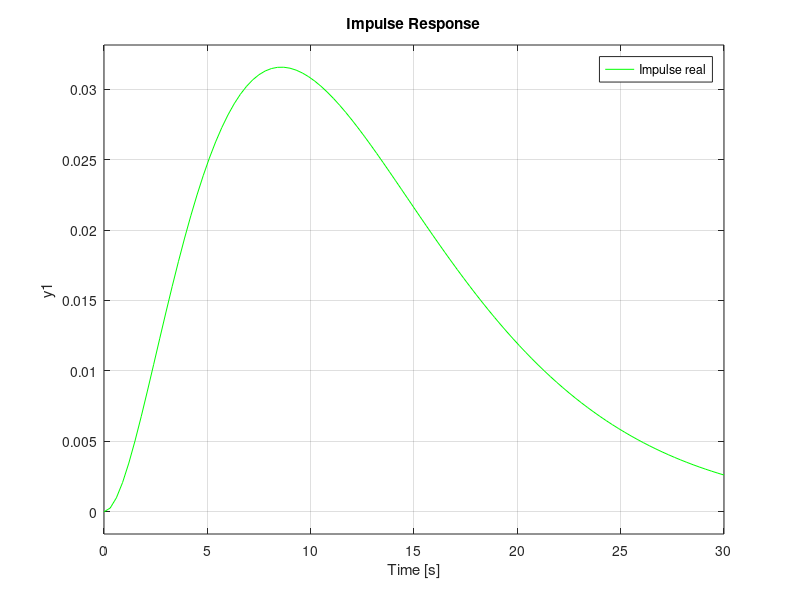

Recreate this plot in MATLAB.
% ZADANIE 1.1

%% niezakłócone dane
clear all;
clc;
load('ProcessStepResponse.mat');

% Budowanie parametrów ze wczytanych 
tn1 = S(:,1); %probki czasu w sekundach
h1 = S(:,2); %probki zarejestrowanej odpowedzi skokowej
N1 = length(h1);

% Wykreslanie odpowiedzi skokowej
figure(1)
subplot(2,1,1)
plot(tn1,h1, 'b--')
hold on;

% Odpowiedz impulsowa
for i = 2:N1
    g1(i) = (h1(i)-h1(i-1))/(tn1(i)-tn1(i-1));
end

% Wykreslanie odpowiedzi impulsowej
subplot(2,1,2)
plot(tn1,g1, 'm--')
hold on;

% tu wystepuje obliczanie stalej czasowej inercji
T90 = 22.7; % yo zmierzylem nie tak dokladnie ale jednak
T50 = 11.5; % tutaj jest tak jak linijke wyzej
z_tego_wynika_ze_3_rzad = T90/T50
p = 3; % na podstawie linijki kodu co znajduje sie wyzej o jedna od tej;
T = (T50/2.67 + T90/5.32)/2; % usredniam to bo tak zadecydowalem :)
y_nieskonczone = 0.5; % tak okolo ale nie chce mi sie dokladnie tam tego sprawdzac
Au = 1; % bo wymuszenie u = 1(tn)
K = y_nieskonczone/Au;

mian = [T^3, 3*T^2, 3*T, 1]; % bo rozwijam to (Ts + 1)^p
sys = tf(K,mian);
subplot(2,1,1)
step(sys, 'c');
legend("Step real", "Step approx")
subplot(2,1,2)
impulse(sys, 'g');
legend("Impulse real", "Impulse approx")
%% zakłócone dane
% liczy sie tak samo jak te wyzej czyli tylko trzeba to przejebac i troche zmienic





